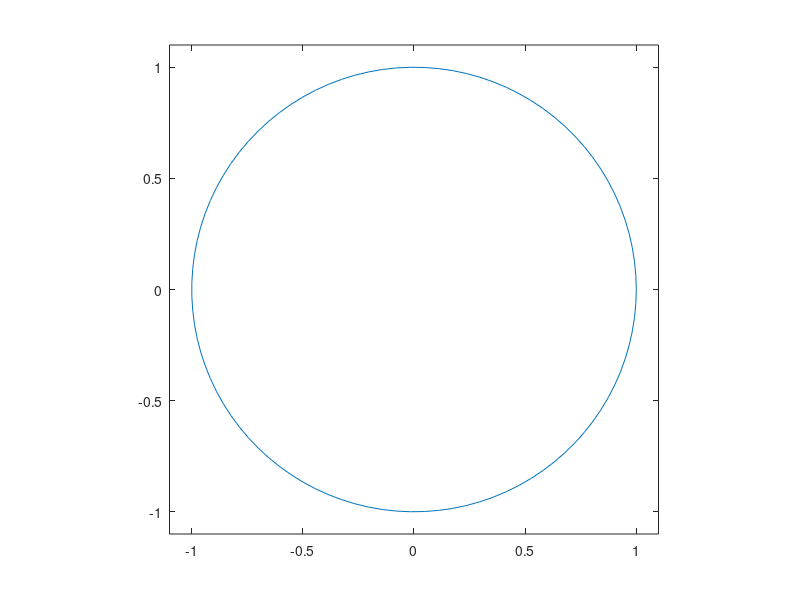

MATLAB code for this plot: (Note: this script raises an error after producing the figure.)
clear all, close all, clc;
theta  = linspace(0,pi*2);
x = cos(theta);y = sin(theta)
plot(x,y);
axis equal;
axis([-1.1,1.1,-1.1,1.1])
ax = gca; %get current axis handel
ax.XTick = [-1 -0.5 0. 0.5 1];
ax.YTick = [-1 -0.5 0. 0.5 1];
xlabel('$x$', 'interpreter','latex', 'FontSize',14)
ylabel('$y$', 'interpreter', 'latex', 'FontSize', 14)
title('Plot of a circle', 'interpreter','latex', 'FontSize', 16);